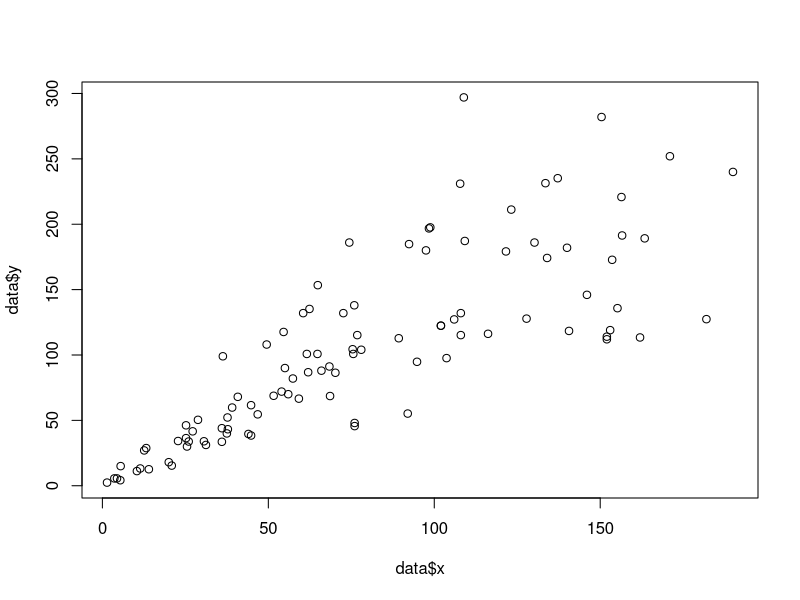

Source code (R):
## ---- chunk 1
# Create data
data = data.frame(
  x=seq(1:100) + 0.1*seq(1:100)*sample(c(1:10) , 100 , replace=T),
  y=seq(1:100) + 0.2*seq(1:100)*sample(c(1:10) , 100 , replace=T)
)

# Basic scatterplot
plot(x=data$x, y=data$y)
